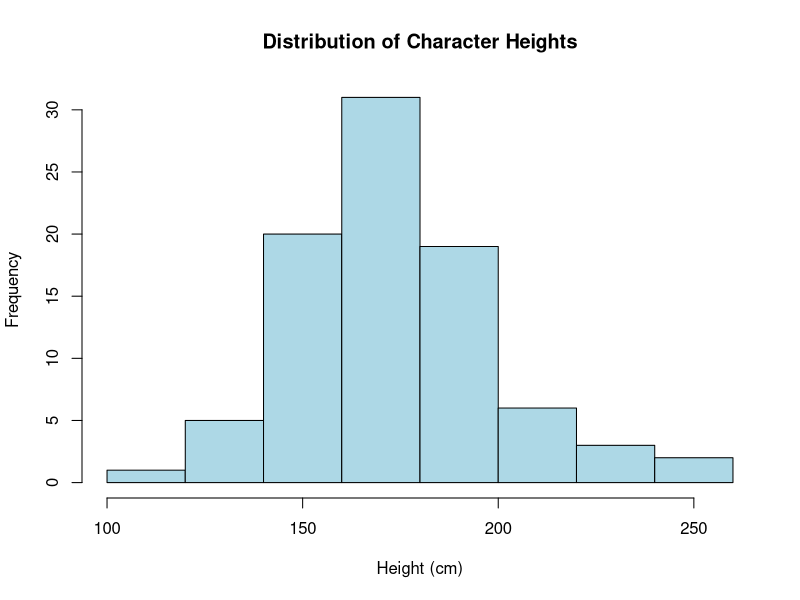
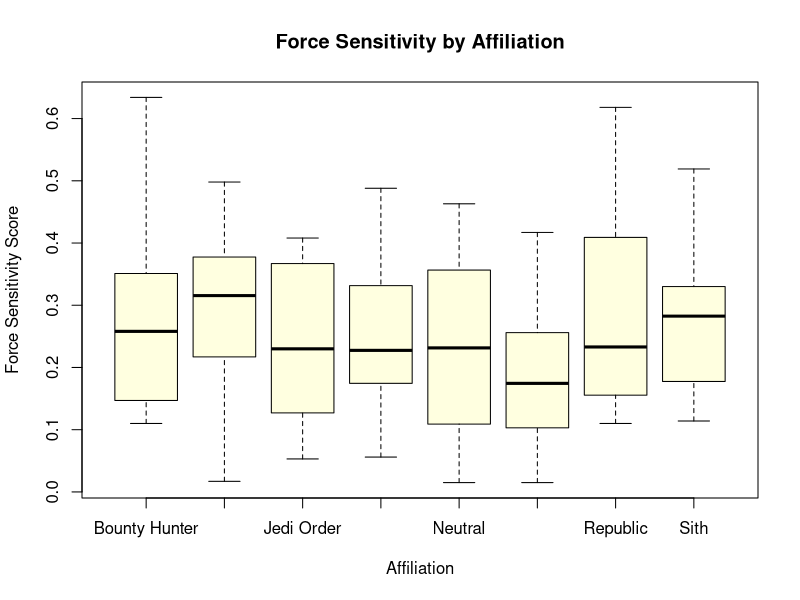

The R source for these figures, in order:
# ============================================================
# Script 1: Introduction to R Basics
# Dataset: Star Wars Characters
# Course: PhD Intro to Data Analysis
# ============================================================
# Topics Covered:
#   - Loading CSV data into R
#   - Exploring data with str(), head(), summary()
#   - Basic descriptive statistics (mean, median, sd)
#   - Subsetting rows and columns
#   - The $ operator
# ============================================================

# --- Step 1: Load the Data ---
starwars <- read.csv("01_star_wars_characters.csv")

# --- Step 2: Get Oriented ---
# How many rows and columns?
dim(starwars)

# What does the data look like?
head(starwars)

# What are the variable names?
names(starwars)

# What types are the variables? (numeric, character, etc.)
str(starwars)

# --- Step 3: Quick Summary of Everything ---
summary(starwars)

# --- Step 4: Accessing Individual Variables ---
# Use the $ operator to pull out a single column
starwars$height_cm

# What is the mean height?
mean(starwars$height_cm)

# Median height?
median(starwars$height_cm)

# Standard deviation?
sd(starwars$height_cm)

# --- Step 5: A Few More Useful Functions ---
# Range
range(starwars$height_cm)

# How many observations?
length(starwars$height_cm)

# Count unique species
table(starwars$species)

# Count by affiliation
table(starwars$affiliation)

# --- Step 6: Subsetting Data ---
# Get only Rebel Alliance members
rebels <- starwars[starwars$affiliation == "Rebel Alliance", ]
dim(rebels)
head(rebels)

# What is the mean height of rebels?
mean(rebels$height_cm)

# Get characters taller than 180 cm
tall_characters <- starwars[starwars$height_cm > 180, ]
dim(tall_characters)

# --- Step 7: Basic Plotting ---
# A simple histogram of height
hist(starwars$height_cm,
     main = "Distribution of Character Heights",
     xlab = "Height (cm)",
     col = "lightblue")

# A simple boxplot of force sensitivity by affiliation
boxplot(force_sensitivity_score ~ affiliation,
        data = starwars,
        main = "Force Sensitivity by Affiliation",
        xlab = "Affiliation",
        ylab = "Force Sensitivity Score",
        col = "lightyellow")

# ============================================================
# Practice on Your Own:
#   1. What is the mean weight_kg for each species?
#   2. How many characters have won more than 5 lightsaber duels?
#   3. Create a histogram of midi_chlorian_count
# ============================================================
